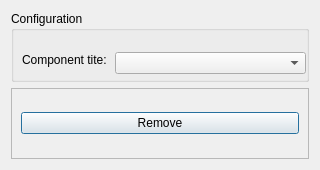
<?xml version="1.0" encoding="UTF-8"?>
<ui version="4.0">
 <class>CompDeleterWindow</class>
 <widget class="QDialog" name="CompDeleterWindow">
  <property name="geometry">
   <rect>
    <x>0</x>
    <y>0</y>
    <width>320</width>
    <height>170</height>
   </rect>
  </property>
  <property name="minimumSize">
   <size>
    <width>320</width>
    <height>144</height>
   </size>
  </property>
  <property name="maximumSize">
   <size>
    <width>320</width>
    <height>170</height>
   </size>
  </property>
  <property name="windowTitle">
   <string>Delete component</string>
  </property>
  <layout class="QGridLayout" name="gridLayout">
   <item row="0" column="0">
    <widget class="QGroupBox" name="deleter_gBox">
     <property name="title">
      <string>Configuration</string>
     </property>
     <widget class="QLabel" name="comp_type_l">
      <property name="geometry">
       <rect>
        <x>11</x>
        <y>41</y>
        <width>84</width>
        <height>16</height>
       </rect>
      </property>
      <property name="text">
       <string>Component tite:</string>
      </property>
     </widget>
     <widget class="QComboBox" name="comp_type_cmbBox">
      <property name="geometry">
       <rect>
        <x>104</x>
        <y>41</y>
        <width>191</width>
        <height>22</height>
       </rect>
      </property>
     </widget>
    </widget>
   </item>
   <item row="1" column="0">
    <widget class="QFrame" name="toolBar_frame">
     <property name="frameShape">
      <enum>QFrame::StyledPanel</enum>
     </property>
     <property name="frameShadow">
      <enum>QFrame::Raised</enum>
     </property>
     <layout class="QVBoxLayout" name="verticalLayout">
      <item>
       <widget class="QPushButton" name="accept_deleter_btn">
        <property name="text">
         <string>Remove</string>
        </property>
       </widget>
      </item>
     </layout>
    </widget>
   </item>
  </layout>
 </widget>
 <resources/>
 <connections/>
</ui>
